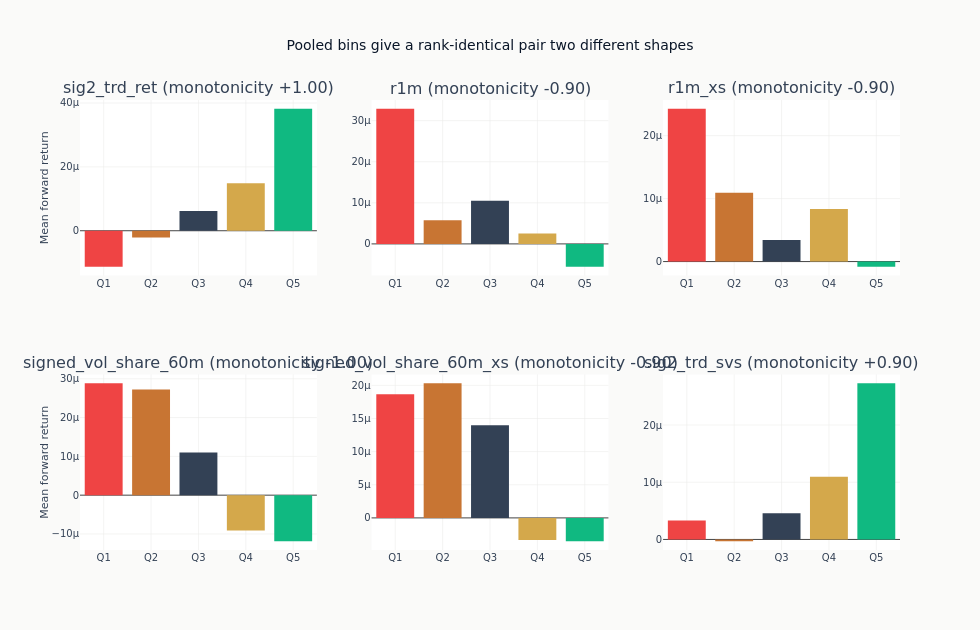

Notebook source saved alongside this figure:
### Code cell
QUANTILE_SHADES = [
    COLORS["negative"],
    COLORS["copper"],
    COLORS["neutral"],
    COLORS["amber"],
    COLORS["positive"],
]
if quantile_spreads:
    n_show = min(6, len(quantile_spreads))
    feats_to_show = list(quantile_spreads.keys())[:n_show]
    ncols = min(3, n_show)
    nrows = (n_show + ncols - 1) // ncols
    fig = make_subplots(
        rows=nrows,
        cols=ncols,
        subplot_titles=[
            f"{feat} (monotonicity {monotonicity_scores[feat]:+.2f})" for feat in feats_to_show
        ],
        vertical_spacing=0.22,
    )
    for idx, feat in enumerate(feats_to_show):
        r, c = divmod(idx, ncols)
        q_means = quantile_spreads[feat]["q_means"]
        _ = fig.add_trace(
            go.Bar(
                x=[f"Q{i + 1}" for i in range(len(q_means))],
                y=q_means,
                marker_color=QUANTILE_SHADES[: len(q_means)],
                showlegend=False,
            ),
            row=r + 1,
            col=c + 1,
        )
    fig.update_layout(
        title="Pooled bins give a rank-identical pair two different shapes",
        height=270 * nrows + 90,
        width=980,
    )
    fig.update_yaxes(title_text="Mean forward return", col=1)
    fig.show()

### Figure 1 — Plotly figure (JSON) as saved in the notebook; plotly's stock layout.template omitted (floating-point values rounded to 4 significant figures)
{"data": [{"marker": {"color": ["#ef4444", "#C87533", "#334155", "#D4A84B", "#10b981"]}, "showlegend": false, "type": "bar", "x": ["Q1", "Q2", "Q3", "Q4", "Q5"], "xaxis": "x", "y": [-1.127e-05, -2.153e-06, 6.209e-06, 1.486e-05, 3.819e-05], "yaxis": "y"}, {"marker": {"color": ["#ef4444", "#C87533", "#334155", "#D4A84B", "#10b981"]}, "showlegend": false, "type": "bar", "x": ["Q1", "Q2", "Q3", "Q4", "Q5"], "xaxis": "x2", "y": [3.288e-05, 5.774e-06, 1.052e-05, 2.501e-06, -5.555e-06], "yaxis": "y2"}, {"marker": {"color": ["#ef4444", "#C87533", "#334155", "#D4A84B", "#10b981"]}, "showlegend": false, "type": "bar", "x": ["Q1", "Q2", "Q3", "Q4", "Q5"], "xaxis": "x3", "y": [2.427e-05, 1.091e-05, 3.41e-06, 8.35e-06, -8.184e-07], "yaxis": "y3"}, {"marker": {"color": ["#ef4444", "#C87533", "#334155", "#D4A84B", "#10b981"]}, "showlegend": false, "type": "bar", "x": ["Q1", "Q2", "Q3", "Q4", "Q5"], "xaxis": "x4", "y": [2.884e-05, 2.726e-05, 1.102e-05, -9.123e-06, -1.187e-05], "yaxis": "y4"}, {"marker": {"color": ["#ef4444", "#C87533", "#334155", "#D4A84B", "#10b981"]}, "showlegend": false, "type": "bar", "x": ["Q1", "Q2", "Q3", "Q4", "Q5"], "xaxis": "x5", "y": [1.866e-05, 2.031e-05, 1.399e-05, -3.329e-06, -3.519e-06], "yaxis": "y5"}, {"marker": {"color": ["#ef4444", "#C87533", "#334155", "#D4A84B", "#10b981"]}, "showlegend": false, "type": "bar", "x": ["Q1", "Q2", "Q3", "Q4", "Q5"], "xaxis": "x6", "y": [3.328e-06, -3.111e-07, 4.565e-06, 1.096e-05, 2.73e-05], "yaxis": "y6"}], "layout": {"annotations": [{"font": {"size": 16}, "showarrow": false, "text": "sig2_trd_ret (monotonicity +1.00)", "x": 0.1444, "xanchor": "center", "xref": "paper", "y": 1.0, "yanchor": "bottom", "yref": "paper"}, {"font": {"size": 16}, "showarrow": false, "text": "r1m (monotonicity -0.90)", "x": 0.5, "xanchor": "center", "xref": "paper", "y": 1.0, "yanchor": "bottom", "yref": "paper"}, {"font": {"size": 16}, "showarrow": false, "text": "r1m_xs (monotonicity -0.90)", "x": 0.8556, "xanchor": "center", "xref": "paper", "y": 1.0, "yanchor": "bottom", "yref": "paper"}, {"font": {"size": 16}, "showarrow": false, "text": "signed_vol_share_60m (monotonicity -1.00)", "x": 0.1444, "xanchor": "center", "xref": "paper", "y": 0.39, "yanchor": "bottom", "yref": "paper"}, {"font": {"size": 16}, "showarrow": false, "text": "signed_vol_share_60m_xs (monotonicity -0.90)", "x": 0.5, "xanchor": "center", "xref": "paper", "y": 0.39, "yanchor": "bottom", "yref": "paper"}, {"font": {"size": 16}, "showarrow": false, "text": "sig2_trd_svs (monotonicity +0.90)", "x": 0.8556, "xanchor": "center", "xref": "paper", "y": 0.39, "yanchor": "bottom", "yref": "paper"}], "height": 630, "title": {"text": "Pooled bins give a rank-identical pair two different shapes"}, "width": 980, "xaxis": {"anchor": "y", "domain": [0.0, 0.2889]}, "xaxis2": {"anchor": "y2", "domain": [0.3556, 0.6444]}, "xaxis3": {"anchor": "y3", "domain": [0.7111, 1.0]}, "xaxis4": {"anchor": "y4", "domain": [0.0, 0.2889]}, "xaxis5": {"anchor": "y5", "domain": [0.3556, 0.6444]}, "xaxis6": {"anchor": "y6", "domain": [0.7111, 1.0]}, "yaxis": {"anchor": "x", "domain": [0.61, 1.0], "title": {"text": "Mean forward return"}}, "yaxis2": {"anchor": "x2", "domain": [0.61, 1.0]}, "yaxis3": {"anchor": "x3", "domain": [0.61, 1.0]}, "yaxis4": {"anchor": "x4", "domain": [0.0, 0.39], "title": {"text": "Mean forward return"}}, "yaxis5": {"anchor": "x5", "domain": [0.0, 0.39]}, "yaxis6": {"anchor": "x6", "domain": [0.0, 0.39]}}}
